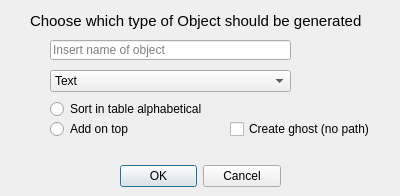
<?xml version="1.0" encoding="UTF-8"?>
<ui version="4.0">
 <class>Dialog</class>
 <widget class="QDialog" name="Dialog">
  <property name="geometry">
   <rect>
    <x>0</x>
    <y>0</y>
    <width>400</width>
    <height>196</height>
   </rect>
  </property>
  <property name="windowTitle">
   <string>Dialog</string>
  </property>
  <widget class="QDialogButtonBox" name="buttonBox">
   <property name="geometry">
    <rect>
     <x>120</x>
     <y>160</y>
     <width>161</width>
     <height>32</height>
    </rect>
   </property>
   <property name="orientation">
    <enum>Qt::Horizontal</enum>
   </property>
   <property name="standardButtons">
    <set>QDialogButtonBox::Cancel|QDialogButtonBox::Ok</set>
   </property>
  </widget>
  <widget class="QComboBox" name="typeselect">
   <property name="geometry">
    <rect>
     <x>50</x>
     <y>70</y>
     <width>241</width>
     <height>22</height>
    </rect>
   </property>
   <property name="layoutDirection">
    <enum>Qt::LeftToRight</enum>
   </property>
   <item>
    <property name="text">
     <string>Text</string>
    </property>
   </item>
   <item>
    <property name="text">
     <string>Number</string>
    </property>
   </item>
   <item>
    <property name="text">
     <string>Selection</string>
    </property>
   </item>
   <item>
    <property name="text">
     <string>Children</string>
    </property>
   </item>
  </widget>
  <widget class="QLabel" name="objecttype">
   <property name="geometry">
    <rect>
     <x>30</x>
     <y>10</y>
     <width>341</width>
     <height>21</height>
    </rect>
   </property>
   <property name="font">
    <font>
     <pointsize>11</pointsize>
    </font>
   </property>
   <property name="layoutDirection">
    <enum>Qt::LeftToRight</enum>
   </property>
   <property name="text">
    <string>Choose which type of Object should be generated</string>
   </property>
  </widget>
  <widget class="QLineEdit" name="objectname">
   <property name="geometry">
    <rect>
     <x>50</x>
     <y>40</y>
     <width>241</width>
     <height>20</height>
    </rect>
   </property>
   <property name="statusTip">
    <string>Insert name of object</string>
   </property>
   <property name="whatsThis">
    <string>Insert name of object</string>
   </property>
   <property name="accessibleName">
    <string>Insert name of object</string>
   </property>
   <property name="accessibleDescription">
    <string>Insert name of object</string>
   </property>
   <property name="inputMask">
    <string/>
   </property>
   <property name="text">
    <string/>
   </property>
   <property name="placeholderText">
    <string>Insert name of object</string>
   </property>
  </widget>
  <widget class="QRadioButton" name="alphasort">
   <property name="geometry">
    <rect>
     <x>50</x>
     <y>100</y>
     <width>151</width>
     <height>18</height>
    </rect>
   </property>
   <property name="text">
    <string>Sort in table alphabetically</string>
   </property>
  </widget>
  <widget class="QRadioButton" name="topsort">
   <property name="geometry">
    <rect>
     <x>50</x>
     <y>120</y>
     <width>151</width>
     <height>18</height>
    </rect>
   </property>
   <property name="text">
    <string>Add on top</string>
   </property>
  </widget>
  <widget class="QCheckBox" name="checkBox">
   <property name="geometry">
    <rect>
     <x>230</x>
     <y>120</y>
     <width>141</width>
     <height>18</height>
    </rect>
   </property>
   <property name="text">
    <string>Create ghost (no path)</string>
   </property>
  </widget>
 </widget>
 <resources/>
 <connections>
  <connection>
   <sender>buttonBox</sender>
   <signal>accepted()</signal>
   <receiver>Dialog</receiver>
   <slot>accept()</slot>
   <hints>
    <hint type="sourcelabel">
     <x>248</x>
     <y>254</y>
    </hint>
    <hint type="destinationlabel">
     <x>157</x>
     <y>274</y>
    </hint>
   </hints>
  </connection>
  <connection>
   <sender>buttonBox</sender>
   <signal>rejected()</signal>
   <receiver>Dialog</receiver>
   <slot>reject()</slot>
   <hints>
    <hint type="sourcelabel">
     <x>290</x>
     <y>260</y>
    </hint>
    <hint type="destinationlabel">
     <x>286</x>
     <y>274</y>
    </hint>
   </hints>
  </connection>
 </connections>
</ui>
